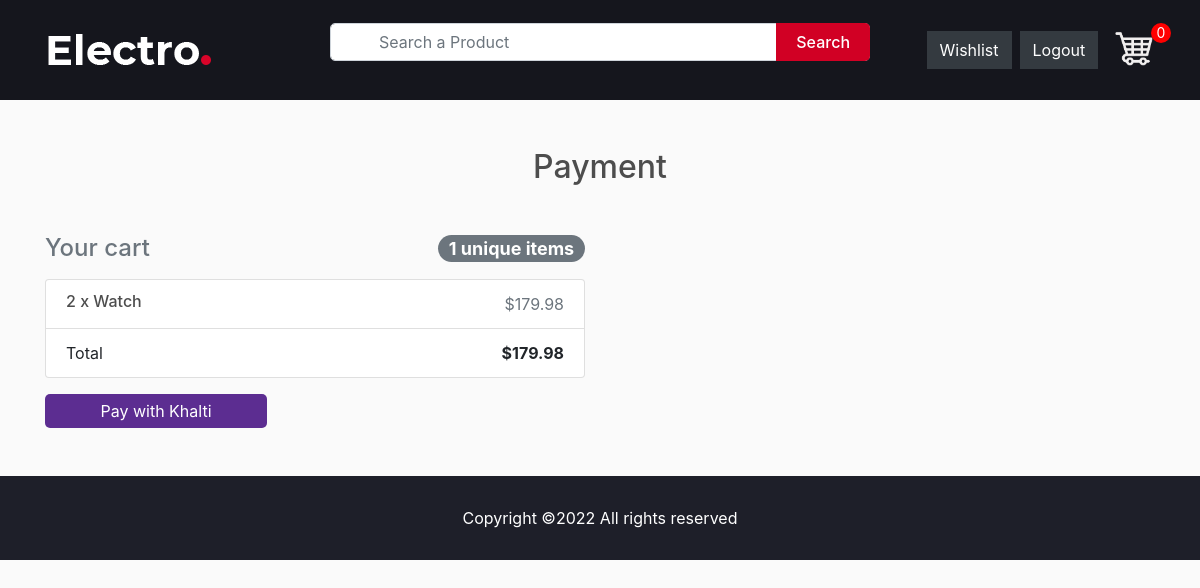
/payment (signed in), run on an earlier commit of the app's database.
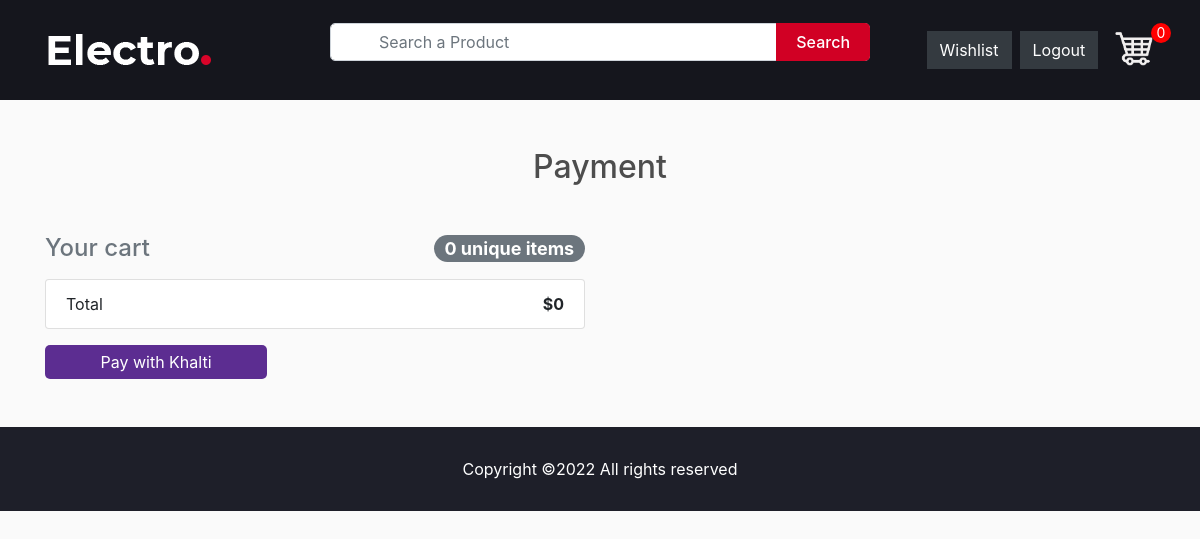
And on a later commit of the database.
### store/models.py (models this page shows, shortened)
class Order(models.Model):
    customer = models.ForeignKey(
        Customer, on_delete=models.CASCADE, blank=True, null=True
    )
    items = models.ManyToManyField(OrderItem)
    date_orderd = models.DateTimeField(auto_now_add=True)
    ordered = models.BooleanField(default=False, null=False, blank=False)
    being_delivered = models.BooleanField(default=False)
    transaction_id = models.CharField(max_length=200, null=True)
    total_price = models.FloatField(max_length=200, null=True)  # added
    sphipping_address = models.ForeignKey(
        "ShippingAddress", on_delete=models.SET_NULL, blank=True, null=True
    )
    payment = models.ForeignKey(
        "Payment", on_delete=models.SET_NULL, blank=True, null=True
    )
    def get_total(self):
        total = 0
        for order_items in self.items.all():
            total = total + order_items.get_total_item_price
        return total

class OrderItem(models.Model):
    customer = models.ForeignKey(
        Customer, on_delete=models.CASCADE, blank=True, null=True
    )
    product = models.ForeignKey(Product, on_delete=models.CASCADE, null=True)
    quantity = models.IntegerField(default=0, null=True, blank=True)
    ordered = models.BooleanField(default=False)
    @property
    def get_total_item_price(self):
        total = self.product.price * self.quantity
        return total

class Product(models.Model):
    name = models.CharField(max_length=200, null=True)
    price = models.DecimalField(max_digits=7, decimal_places=2)
    digital = models.BooleanField(default=False, null=True, blank=False)
    image = models.ImageField(null=True, blank=True)
    status = models.BooleanField(default=False, null=True, blank=False)  # changed
    description = models.TextField(max_length=1000, null=True, blank=True)  # added

### store/views.py (the view)
# urls.py: path("payment", PaymentView.as_view(), name="payment"),
class PaymentView(LoginRequiredMixin, View):
    login_url = "login"
    def get(self, *args, **kwargs):
        try:
            customer = get_object_or_404(Customer, user=self.request.user)
            order = Order.objects.get(customer=customer, ordered=False)
            form = CheckoutForm()
            context = {"form": form, "order": order}
            return render(self.request, "store/payment.html", context)
        except ObjectDoesNotExist:
            return redirect("payment")

### store/forms.py
class CheckoutForm(forms.Form):
    street_address = forms.CharField()
    appartment_address = forms.CharField(required=False)
    country = forms.CharField()
    contact = forms.RegexField(regex=r'^[0-9]{5,10}$')
    def __init__(self, *args, **kwargs):
        super(CheckoutForm, self).__init__(*args, **kwargs)
        self.fields['country'].initial = 'Nepal'
        self.fields['street_address'].widget.attrs.update(
            {'class': 'form-control', 'placeholder': 'Enter your address'})
        self.fields['appartment_address'].widget.attrs.update(
            {'class': 'form-control', 'placeholder': 'Enter your secondary address'})
        self.fields['country'].widget.attrs.update(
            {'class': 'form-control', 'placeholder': 'Enter your country name'})
        self.fields['contact'].widget.attrs.update(
            {'class': 'form-control', 'placeholder': 'Enter your phone no.'})

### store/templates/store/payment.html (shortened to what this page needs)
{% extends 'store/header.html' %} {% load static %} {% load crispy_forms_tags %}
 {% block content %}
<main>
    <section class="py-5">
        <div class="container">
            <h2 class="h2 text-center mb-5">Payment</h2>
            <div class="row">
                {% include "store/order_snippet.html" %}
                <div class="col-12">
                    <button
                        id="payment-button"
                        style="
                            background-color: #5c2d91;
                            cursor: pointer;
                            color: #fff;
                            border: none;
                            padding: 5px 10px;
                            border-radius: 5px;
                            width: 20%;
                        "
                    >
                        Pay with Khalti
                    </button>
                </div>
            </div>
        </div>
    </section>
</main>
{% endblock content %}

### store/templates/store/order_snippet.html
<div class="col-md-6">
    <h4 class="d-flex justify-content-between align-items-center mb-3">
        <span class="text-muted">Your cart</span>
        <span class="badge badge-secondary badge-pill"
            >{{ order.items.count }} unique items</span
        >
    </h4>
    <ul class="list-group mb-3 z-depth-1">
        {% for order_item in order.items.all %}
        <li class="list-group-item d-flex justify-content-between lh-condensed">
            <div>
                <h6 class="my-0">
                    {{ order_item.quantity }} x {{ order_item.product.name}}
                </h6>
            </div>
            <span class="text-muted"
                >${{ order_item.get_total_item_price }}</span
            >
        </li>
        {% endfor %}
        <li class="list-group-item d-flex justify-content-between">
            <span>Total</span>
            <strong>${{ order.get_total }}</strong>
        </li>
    </ul>
</div>

What changed in the data, as far as the page shows it:
no longer on this page (row edited): Order: items.count "1", get_total "179.98"
no longer on this page (row unchanged): OrderItem: quantity "2", product.name "Watch", get_total_item_price "179.98"
added Order: items.count "0", get_total "0"
